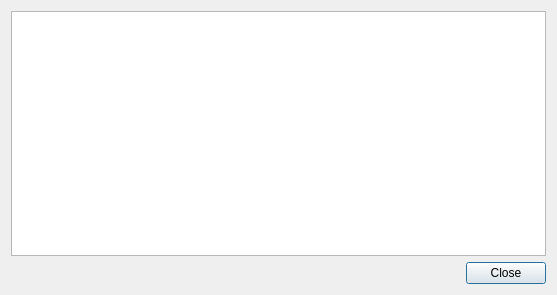
<?xml version="1.0" encoding="UTF-8"?>
<ui version="4.0">
 <class>Dialog</class>
 <widget class="QDialog" name="Dialog">
  <property name="geometry">
   <rect>
    <x>0</x>
    <y>0</y>
    <width>557</width>
    <height>295</height>
   </rect>
  </property>
  <property name="windowTitle">
   <string>Sync</string>
  </property>
  <layout class="QVBoxLayout" name="verticalLayout">
   <item>
    <widget class="QPlainTextEdit" name="plainTextEdit">
     <property name="readOnly">
      <bool>true</bool>
     </property>
     <property name="plainText">
      <string notr="true"/>
     </property>
    </widget>
   </item>
   <item>
    <widget class="QDialogButtonBox" name="buttonBox">
     <property name="orientation">
      <enum>Qt::Horizontal</enum>
     </property>
     <property name="standardButtons">
      <set>QDialogButtonBox::Close</set>
     </property>
    </widget>
   </item>
  </layout>
 </widget>
 <resources/>
 <connections>
  <connection>
   <sender>buttonBox</sender>
   <signal>accepted()</signal>
   <receiver>Dialog</receiver>
   <slot>accept()</slot>
   <hints>
    <hint type="sourcelabel">
     <x>248</x>
     <y>254</y>
    </hint>
    <hint type="destinationlabel">
     <x>157</x>
     <y>274</y>
    </hint>
   </hints>
  </connection>
  <connection>
   <sender>buttonBox</sender>
   <signal>rejected()</signal>
   <receiver>Dialog</receiver>
   <slot>reject()</slot>
   <hints>
    <hint type="sourcelabel">
     <x>316</x>
     <y>260</y>
    </hint>
    <hint type="destinationlabel">
     <x>286</x>
     <y>274</y>
    </hint>
   </hints>
  </connection>
 </connections>
</ui>
